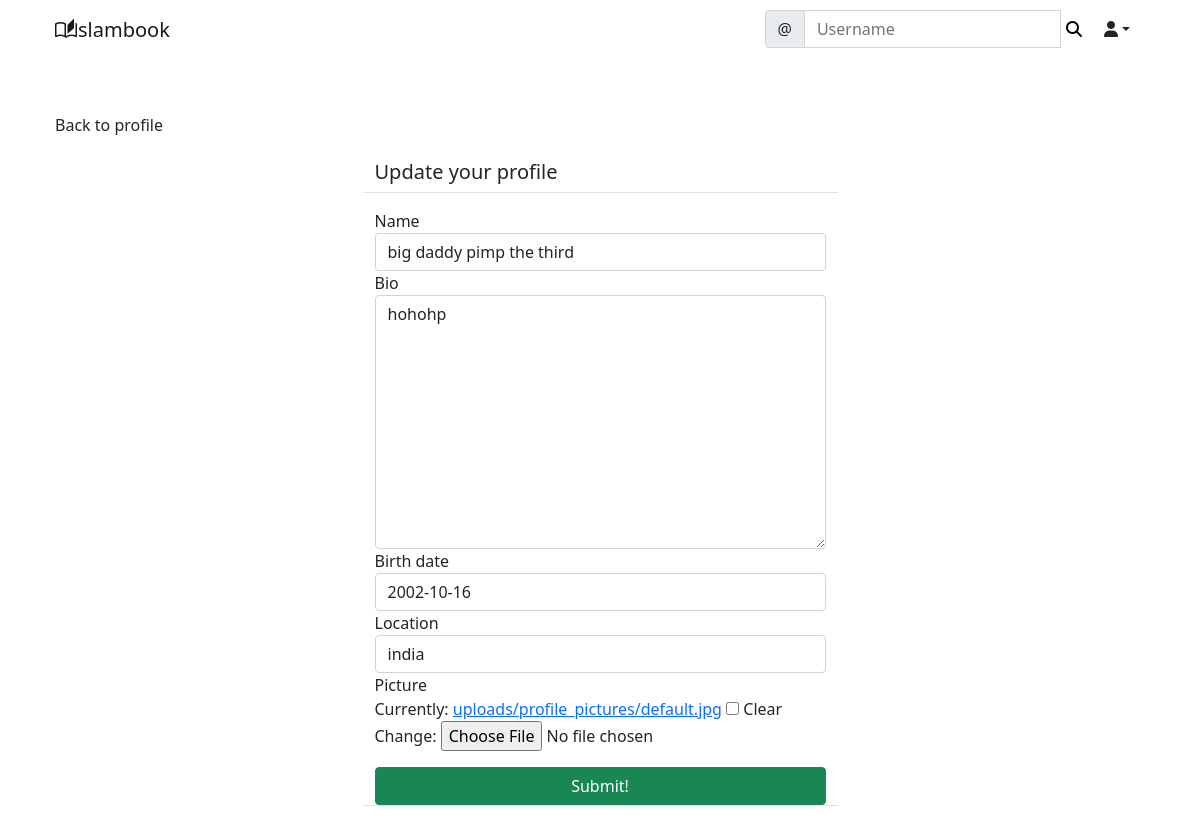
The app's page /social/profile/edit/4/ (signed in) with its own data.
### social/models.py (models this page shows)
class UserProfile(models.Model):
    user = models.OneToOneField(User,primary_key=True,verbose_name='user',related_name='profile', on_delete=models.CASCADE)
    name = models.CharField(max_length=30,blank=True,null=True)
    bio = models.TextField(max_length=500 ,blank = True,null=True)
    birth_date = models.DateField(null=True,blank=True)
    location = models.CharField(max_length=100, blank=True,null=True)
    picture = models.ImageField(upload_to = 'uploads/profile_pictures',default='uploads/profile_pictures/default.jpg', blank=True)
    followers= models.ManyToManyField(User, blank=True, related_name='followers' )

### social/views.py (the view, shortened to what this page needs)
# urls.py: path('profile/edit/<int:pk>/', ProfileEditView.as_view(), name='profile-edit'),
class ProfileEditView(LoginRequiredMixin, UserPassesTestMixin, UpdateView):
    model = UserProfile
    fields = ['name', 'bio', 'birth_date', 'location', 'picture']
    template_name = 'social/profile_edit.html'
    def test_func(self):
        profile = self.get_object()
        return self.request.user == profile.user

### social/templates/social/profile_edit.html (shortened to what this page needs)
{%extends 'landing/base.html'%}
{% load crispy_forms_tags %}
{% block content %}
<div class="container">
    <div class="row  mt-5">
        <div class = "col-md-5 col-sm-6 ">
            <a href="{% url 'profile' object.pk %}" class = "btn btm-dark">Back to profile</a>
        </div>
    </div>
    <div class="row justify-content-center mt-3">
        <div class = "col-md-5 col-sm-12 border-bottom">
            <h5>Update your profile</h5>
        </div>
    </div>
    <div class="row justify-content-center mt-3 mb-5">
        <div class = "col-md-5 col-sm-12 border-bottom">
            <form method="POST" enctype="multipart/form-data">
                {{  form | crispy }}
                <div class ="d-grid gap-2">
                    <button class="btn btn-success mt-3">Submit!</button>
            </form>
            </div>
        </div>
    </div>
{% endblock content %}

### records on screen
UserProfile: name "big daddy pimp the third", bio "hohohp", birth_date "2002-10-16", location "india"
